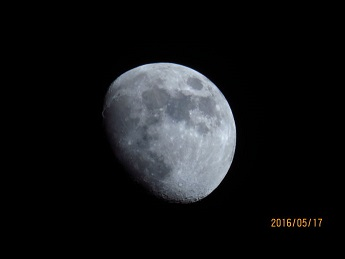
//> input picture Char3_GrayChangeAndSpaceFilter/Blur.jpg, 345 x 259 px
$ ./Main   (built with g++ and OpenCV 4)
//> lines starting //> are read from the running program, lines starting //| are printed output that depends on the picture
### Char3_GrayChangeAndSpaceFilter/MyNSp.h
#include"iostream"
#include<opencv2\opencv.hpp>

namespace MyNSP
{
	const int Reverse = 0;
	const int Expend = 1;
	const int LOG = 2;
	const int POW = 3;
}

### Char3_GrayChangeAndSpaceFilter/BlurAndFilter.h
#pragma once
#include"iostream"
#include<opencv2\opencv.hpp>

using namespace std;
using namespace cv;

void ImageBlurTest(Mat image);

void UnsharpMasking(Mat image);

### Char3_GrayChangeAndSpaceFilter/HistogramProcess.h
#pragma once
#include"iostream"
#include<opencv2\opencv.hpp>

using namespace std;
using namespace cv;

Mat CreateHisto(Mat image);

### Char3_GrayChangeAndSpaceFilter/GrayChange.h
#pragma once
#include"iostream"
#include<opencv2\opencv.hpp>

using namespace std;
using namespace cv;

Mat GrayLineage(Mat image,int OpCode);

Mat GrayChange(Mat image, int OpCode);//긴갠/좋

### Char3_GrayChangeAndSpaceFilter/BlurAndFilter.cpp
#include"iostream"
#include<opencv2\opencv.hpp>
#include"MyNSp.h"

using namespace std;
using namespace cv;
using namespace MyNSP;

// [24 lines left out: function ImageBlurTest, not called in this run]

void UnsharpMasking(Mat image)
{
	Mat BlurOutImage(image.rows, image.cols, CV_8UC1);
	Mat GuassOutImage(image.rows, image.cols, CV_8UC1);
	Mat OutImage(image.rows, image.cols, CV_8UC1);
	for (int i = 1;; i++)
	{
		int j = i * 2 + 1;
		blur(image, BlurOutImage, Size(j, j));
		GaussianBlur(image, GuassOutImage, Size(j, j), 0, 0);
		GuassOutImage = image - GuassOutImage;
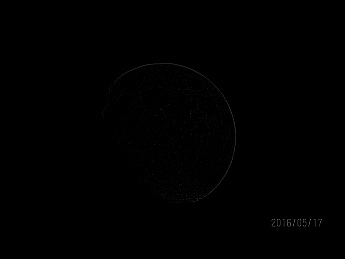
//> GuassOutImage: 259 rows x 345 cols, CV_8UC1; min 0, max 114, mean 0.4
		BlurOutImage = image - BlurOutImage;
		imshow("OriImage", image);
		imshow("GaussOutImage", GuassOutImage);
		imshow("Gauss Unsharp", GuassOutImage + image);
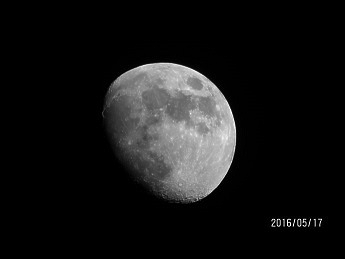
//> window 'Gauss Unsharp': 259 rows x 345 cols, CV_8UC1; min 0, max 255, mean 21
		imshow("Gauss High", GuassOutImage*3 + image);
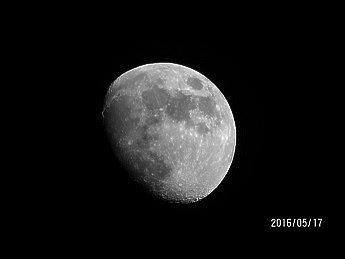
//> window 'Gauss High': 259 rows x 345 cols, CV_8UC1; min 0, max 255, mean 21.6
		imshow("BlurOutImage", BlurOutImage);
		imshow("Blur Unsharp", BlurOutImage + image);
		imshow("Blur High", BlurOutImage * 3 + image);

		cout << "i: " << i;

		waitKey();
	}
}

### Char3_GrayChangeAndSpaceFilter/Main.cpp
#include"iostream"
#include<opencv2\opencv.hpp>
#include"GrayChange.h"
#include"HistogramProcess.h"
#include"BlurAndFilter.h"
#include"MyNSp.h"

using namespace std;
using namespace cv;
using namespace MyNSP;

Mat Unsharp(Mat image)
{
	return image;
}

int main()
{

	Mat image = imread("Blur.jpg", CV_LOAD_IMAGE_GRAYSCALE);

	//ImageBlurTest(image);
	UnsharpMasking(image);

	return 0;
}
